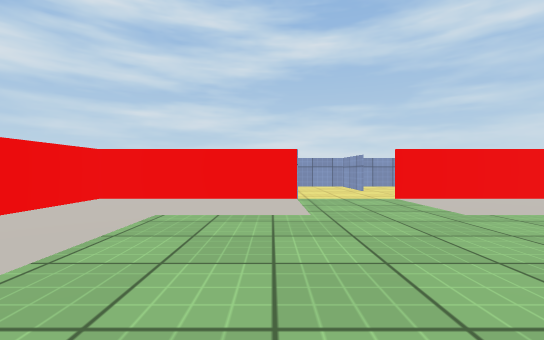
[1] (above)

24 first-person views from a walk through a scene from a Unity 3-D project. The camera is 0.58 m above the floor, looks level and sees 90° across. The floor is counted in squares, 1 m on a side. Each view is taken from the middle of a square. On the plan, view 1 faces up. The plan holds only what a view shows up to about 9 squares ahead; the rest is blank. The place goes on beyond the plan. The player is left out. Surface patterns are stand-ins for the level's own textures.

[2]
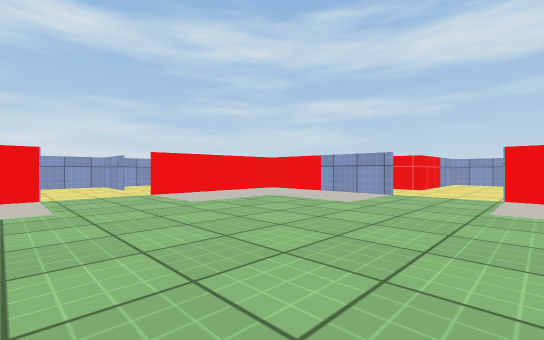

[3]
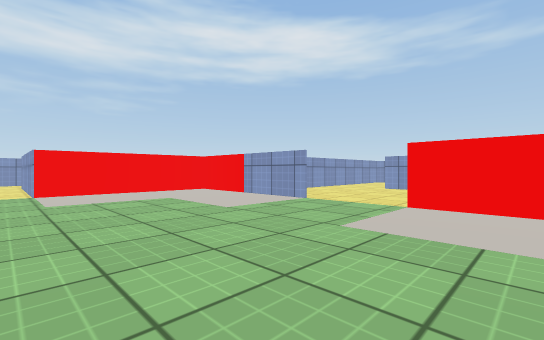

[4]
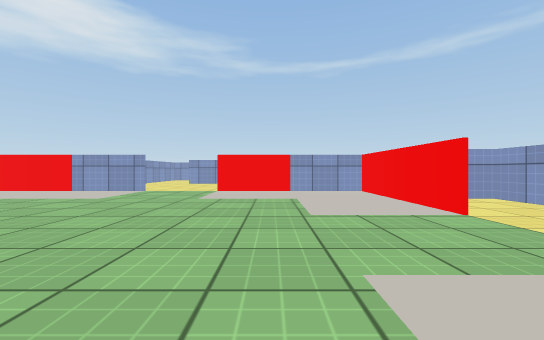

[5]
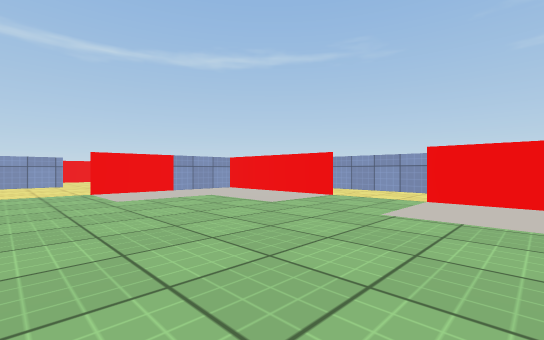

[6]
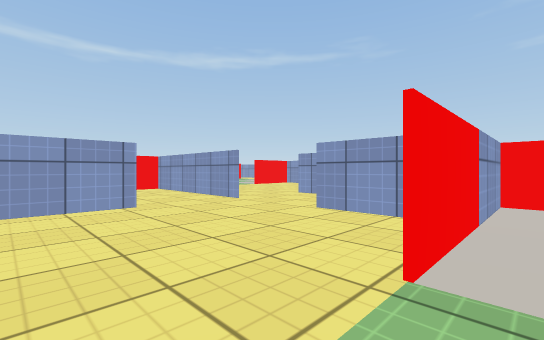

[7]
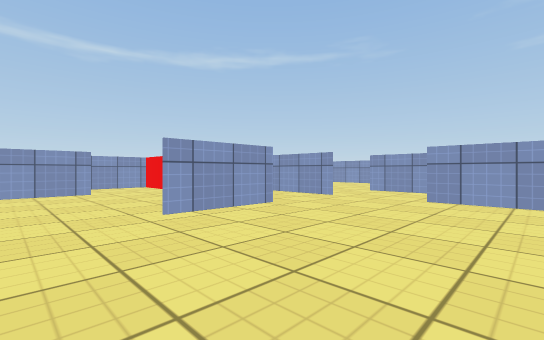

[8]
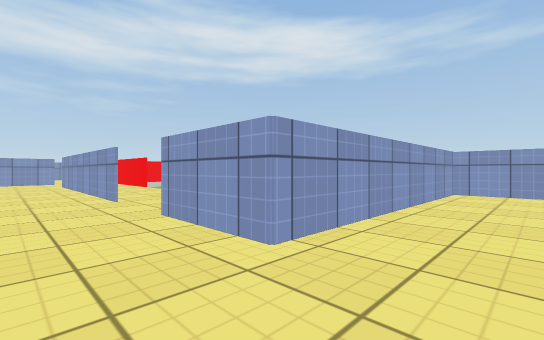

[9]
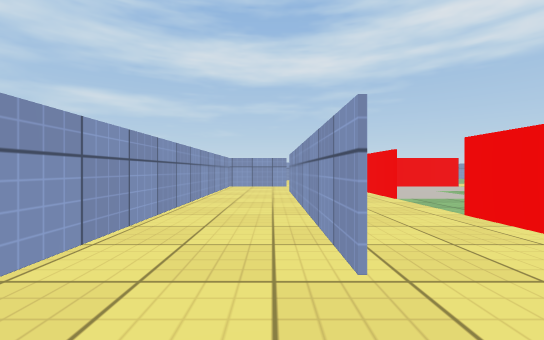

[10]
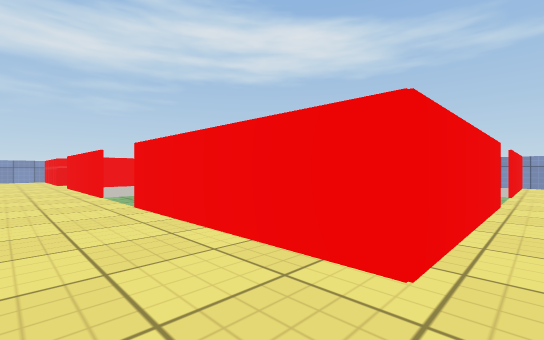

[11]
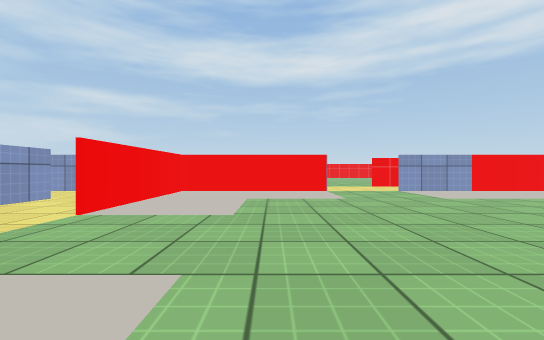

[12]
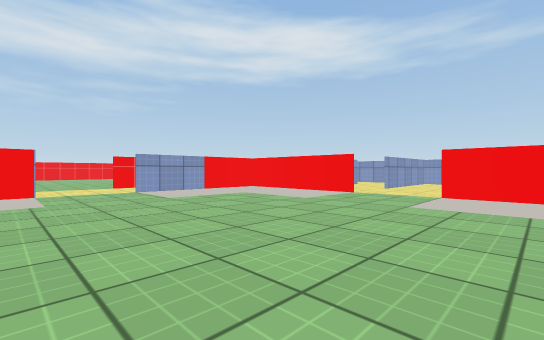

[13]
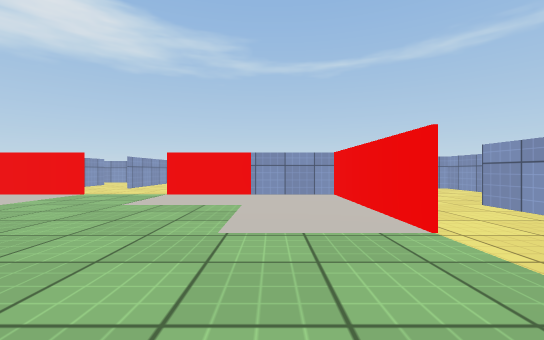

[14]
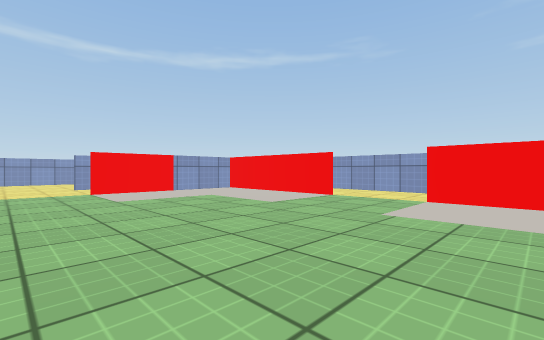

[15]
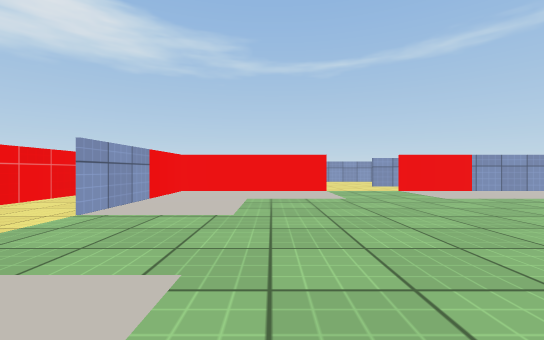

[16]
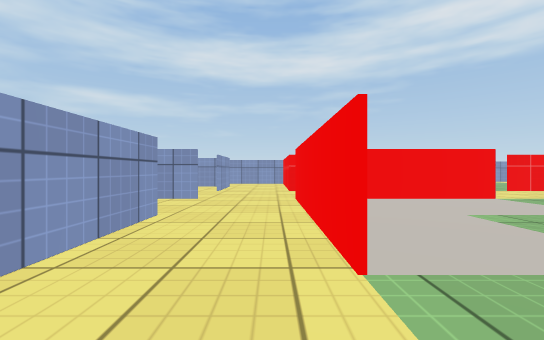

[17]
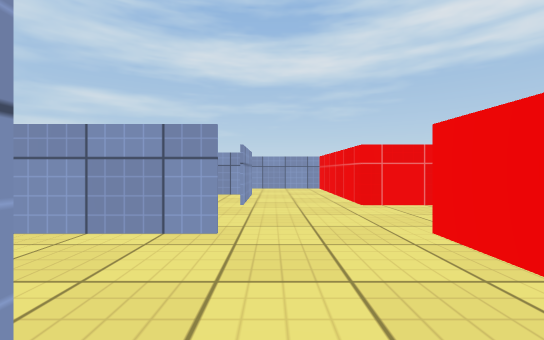

[18]
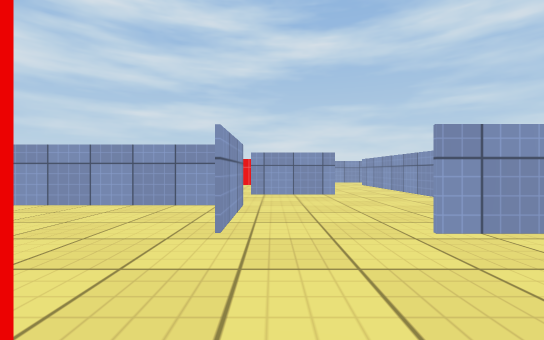

[19]
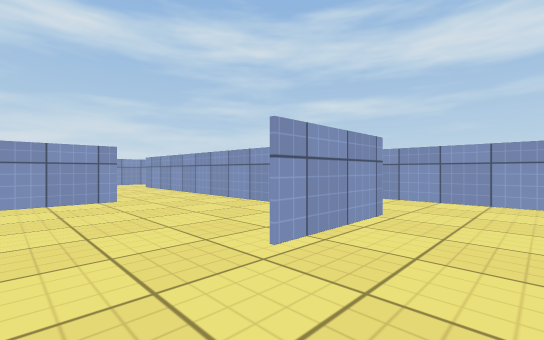

[20]
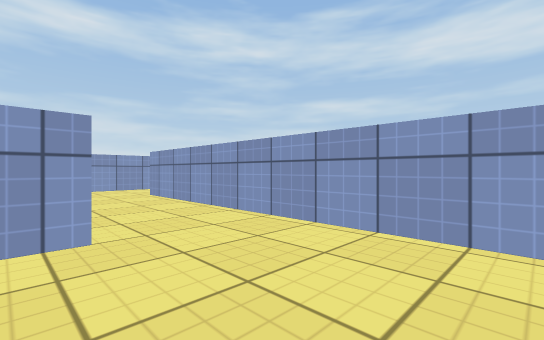

[21]
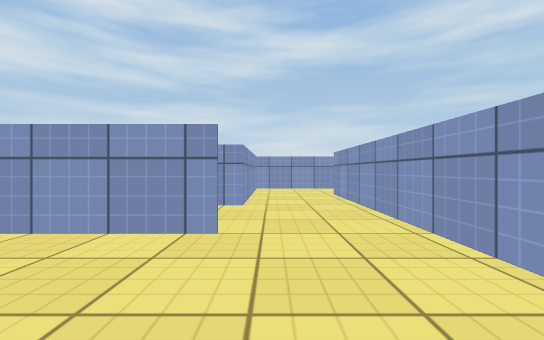

[22]
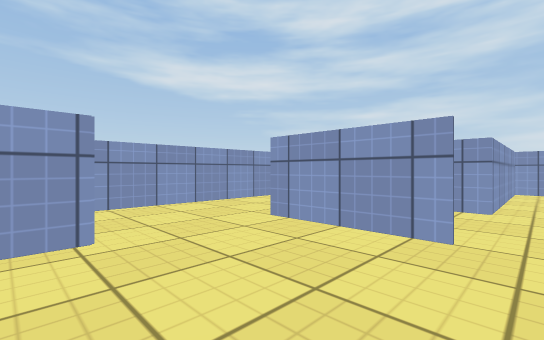

[23]
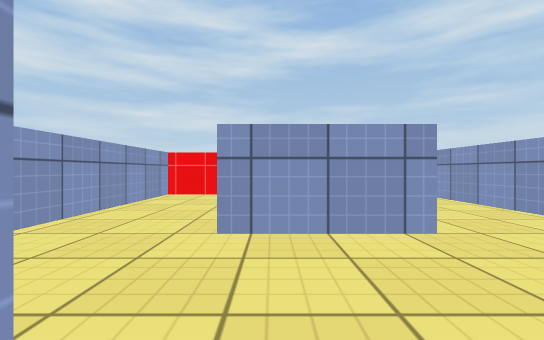

[24]
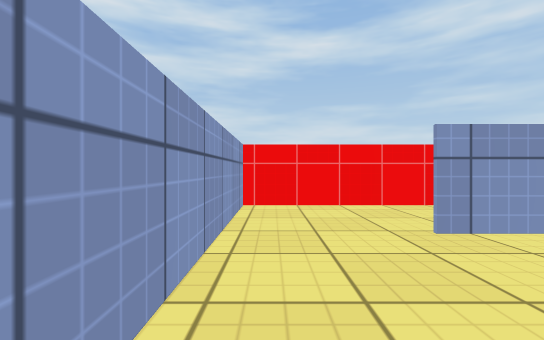

### Floor plan
Key: @ floor where view 1 was taken; # wall or solid block; . floor; = window, fence, low wall or low ledge; O other object.
Columns run from 6 left of view 1 to 22 right of it. Each row starts with its distance up from view 1.
  8        .=.
  7        ...
  6   =####..O##O
  5   O  OO..   O
  4   O    ..   O            ===
  3   O  ...... O           =...
  2   O ....... O.===    ====...
  1 =................   ==..=.=
  0 =.....@......====   =..==.=
 -1 =.O  ...... O#      =.....=
 -2 ==#  ...... O#      =..==.=
 -3   #    ..   O       =.....=
 -4   #OOOO..OOOO# ========...=
 -5     #.................=...=
 -6     =......==..======.=..==.=
 -7   =.......==................=
 -8   =....==.= .OOOO..OOOO..====
 -9   ..=.. ..= OO   ..   O.==
-10   ..=.. ..= O    ..   O#=
-11     =.....= O  ...... O#
-12     # O..== O ....... O#
-13       O.. =...............
-14       O#= =...............
-15           =.O  ...... O.=.
-16           =.O  ...... O.=
-17           ..O    ..   O.=
-18          .. #OOOO..OOOO#
-19         =.. =   ....#
-20         ==      =...
-21         =        .=.
-22                  .=
-23                   =

Positions as (right, up) in squares from view 1, and headings:
1: (0, 0), facing up
2: (0, -1), facing up-right
3: (-1, 0), facing down-right
4: (-1, 3), facing down
5: (2, 3), facing down-left
6: (2, -4), facing down-left
7: (4, -5), facing down-left
8: (3, -5), facing down-right
9: (7, -6), facing right
10: (6, -7), facing down-right
11: (9, -11), facing right
12: (9, -12), facing down-right
13: (8, -12), facing down
14: (12, -11), facing down-left
15: (14, -11), facing down
16: (11, -8), facing right
17: (14, -7), facing right
18: (17, -9), facing up
19: (17, -8), facing up-right
20: (18, -5), facing up-right
21: (19, -5), facing up
22: (19, -5), facing up-left
23: (17, -5), facing up
24: (15, -3), facing up
